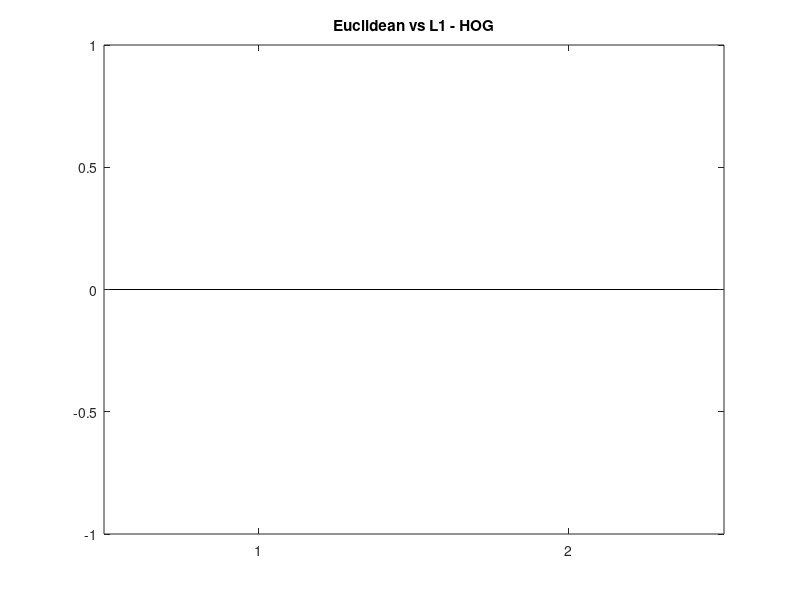

The MATLAB source for this figure: (Note: this script raises an error after producing the figure.)
close all
% For plotting distance values.
X=[ 0.0000e+00, 0.0000e+00];
bar(X);
title('Euclidean vs L1 - HOG');
text(1:length(X),X,num2str(X'),'vert','bottom','horiz','center'); 
box off
